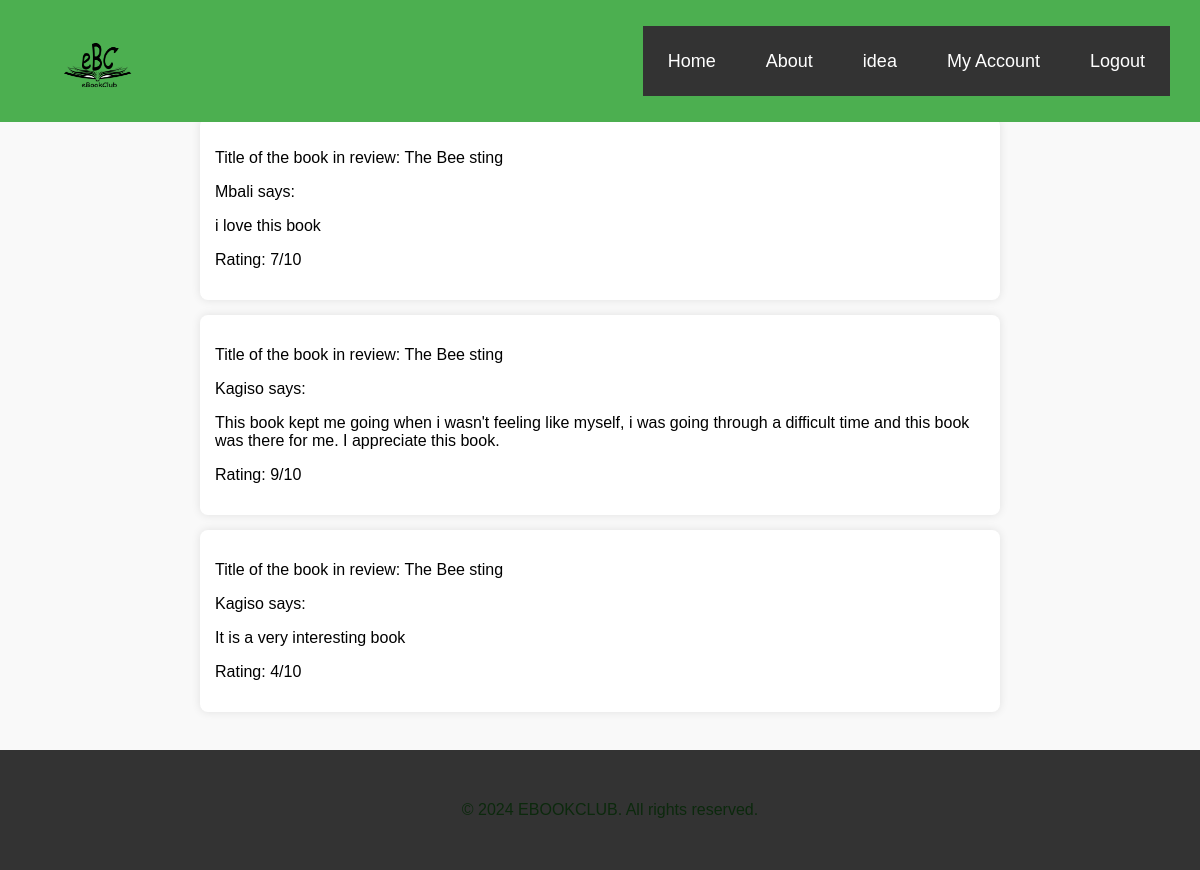
Page /post_review (signed in) on the earlier database version.
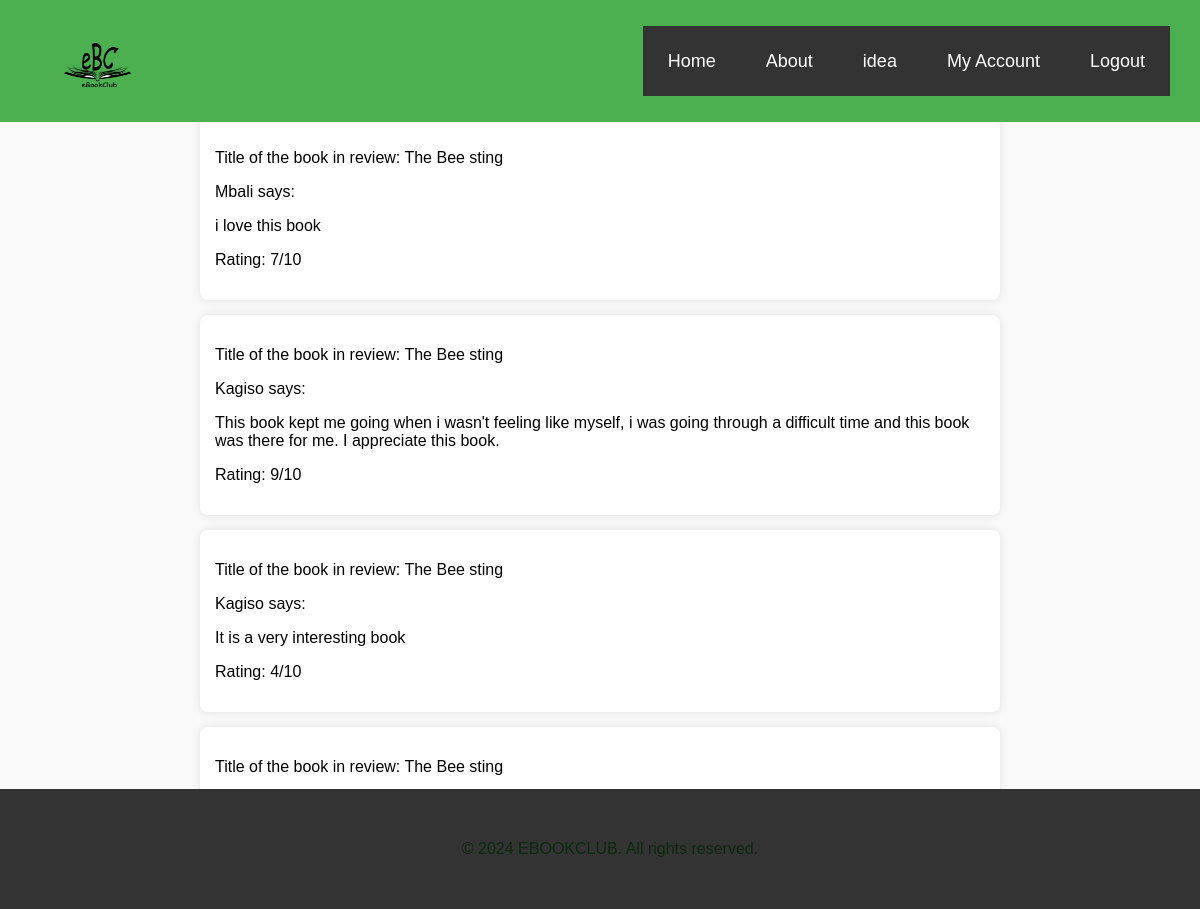
Same page on the later database version.
### web_site/models/Review_model.py (models this page shows)
class Reviews(db.Model):
    id = db.Column(db.Integer, primary_key=True, unique=True)
    Book_id = db.Column(db.String(60), db.ForeignKey("books.id"), nullable=False)
    Bookname = db.Column(db.String(60), db.ForeignKey("books.title"), nullable=False)
    user_id = db.Column(db.String(60), db.ForeignKey("user.id"), nullable=False)
    username = db.Column(db.String(60), db.ForeignKey("user.name"), nullable=False)
    Review_text = db.Column(db.Text(1024), nullable=False)
    rating = db.Column(db.Integer, nullable=False, default=0)

### web_site/views/app_views.py (the view)
@app_views.route('/post_review',  strict_slashes=False)
@login_required
def post_review():
    list_reviews = Reviews.query.all()
    return render_template("all_reviews.html", list_reviews=list_reviews)

### app.py (called while the page is built)
@login_manager.user_loader
def load_user(id):
    return User.query.get(int(id))

### web_site/templates/all_reviews.html
{% extends "layout.html" %}
{% block body %}
<nav>
    <img src="eBookClub/images/Ebooklogo.png" class="logo ebook-logo">
        <ul>
            <li><a href="#">Home</a><li>
            <li><a href="#">About</a><li>
            <li><a href="#">idea</a><li>
            <li><a href="#">My Account</a><li>
            <li><a href="#">Logout</a><li>
        </ul>
</nav>
     <div class="reviews-list">
        <h2>Reviews</h2>
        {% for review in list_reviews %}
            <div class="review-item">
               <p>Title of the book in review: {{ review.Bookname }}</p>
               <p>{{ review.username }} says:</p>
               <p>{{ review.Review_text }}</p>
               <p>Rating: {{ review.rating }}/10</p>
            </div>
         {% endfor %}
    </div>
    <footer class="footer">
        <p class="footer-text">&copy; 2024 EBOOKCLUB. All rights reserved.</p>
    </footer>
{% endblock %}

### web_site/templates/layout.html (shortened to what this page needs)
<!DOCTYPE html>
<html lang="en">
<head>
    <link rel="stylesheet" type="text/css" href="../static/styles/categorie.css">
    <link rel="stylesheet" type="text/css" href="../static/styles/books.css">
    <link rel="stylesheet" type="text/css" href="../static/styles/review.css">
    <link rel="stylesheet" type="text/css" href="../static/styles/index.css">
</head>
<body>
    {% block body %}{% endblock %}
</body>
</html>

### web_site/static/styles/categorie.css (style rules this page uses)
body { margin: 0; padding: 0; background-color: #f9f9f9; align-items: center; height: 100vh; font-family: Arial, sans-serif; margin-top: 70px; }
nav { background: #4caf50; position: fixed; width: 100%; top: 0; z-index: 1000; }
.ebook-logo { float: left; width: 150px; height: 70px; padding-left: 10px; }
nav ul { float: right; list-style: none; margin-right: 40px; position: relative; }
nav ul li { float: left; display: inline-block; background: #333; }
nav ul li a { color: white; text-decoration: none; line-height: 70px; font-size: 18px; padding: 8px 15px; }
.footer { display: flex; align-items: center; justify-content: center; background-color: whitesmoke; height: 100px; }
.footer-text { color: #0c290d; text-align: center; margin: 0; }

### web_site/static/styles/books.css (style rules this page uses)
body { margin: 0; padding: 0; background-color: #f9f9f9; align-items: center; height: 100vh; font-family: Arial, sans-serif; margin-top: 70px; background-color: #000; }
a { text-decoration: none; color: #333333; }
nav { background-color: #3e8e41; color: white; padding: 10px; display: flex; justify-content: space-between; align-items: center; }
nav a { color: white; margin: 0 10px; text-decoration: none; }

### web_site/static/styles/review.css (style rules this page uses)
body { font-family: 'Arial', sans-serif; background-color: #f0f0f0; margin: 0; padding: 0; }
nav { background-color: #3e8e41; color: white; padding: 10px; display: flex; justify-content: space-between; align-items: center; }
nav a { color: white; margin: 0 10px; text-decoration: none; }
nav ul { float: right; list-style: none; margin-right: 40px; position: relative; }
nav ul li { float: left; display: inline-block; background: #333; }
.reviews-list { max-width: 800px; margin: 20px auto; }
.review-item { background-color: #fff; padding: 15px; margin-bottom: 15px; border-radius: 8px; box-shadow: 0 0 10px rgba(0, 0, 0, 0.1); }
.footer { text-align: center; padding: 10px; background-color: #333; color: #fff; position: fixed; bottom: 0; width: 100%; }

### web_site/static/styles/index.css (style rules this page uses)
body { margin: 0; padding: 0; background-color: #f9f9f9; align-items: center; height: 100vh; font-family: Arial, sans-serif; margin-top: 70px; }
nav { background: #4caf50; position: fixed; width: 100%; top: 0; z-index: 1000; }

Differences in the rows shown:
added Reviews: Bookname "The Bee sting"
